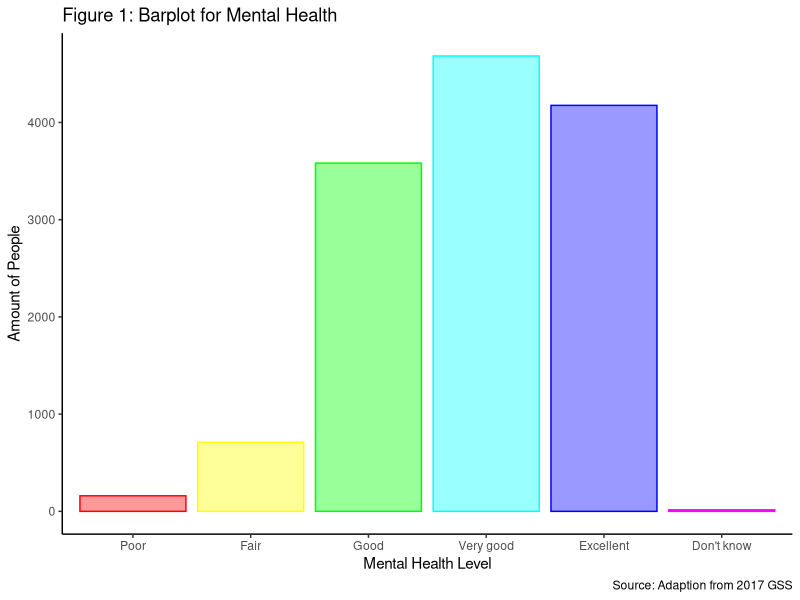
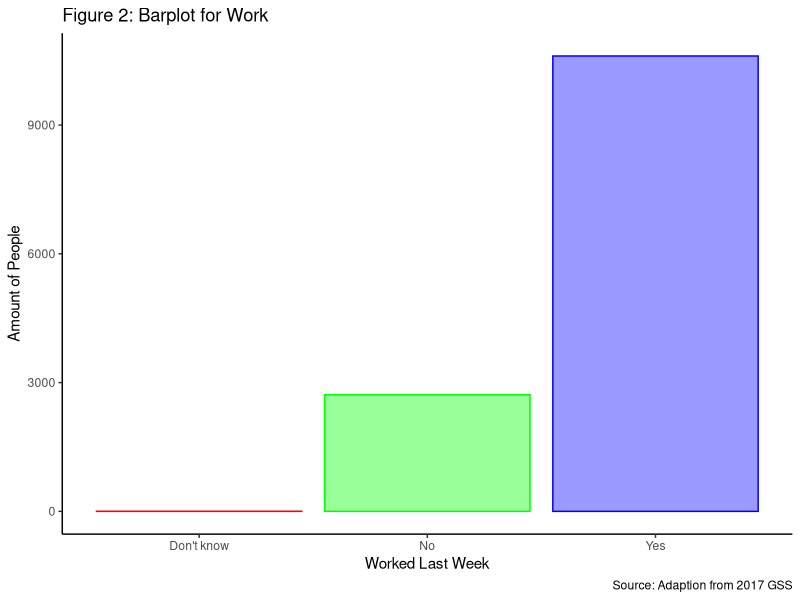
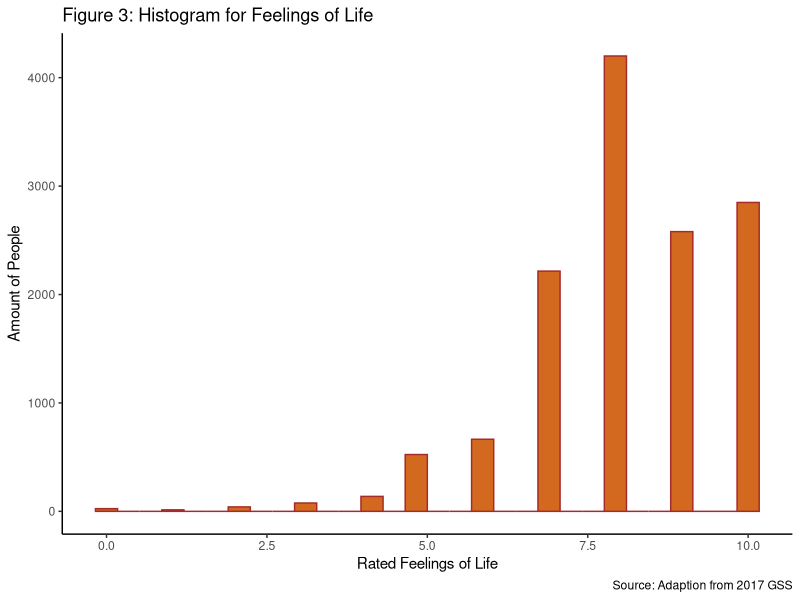
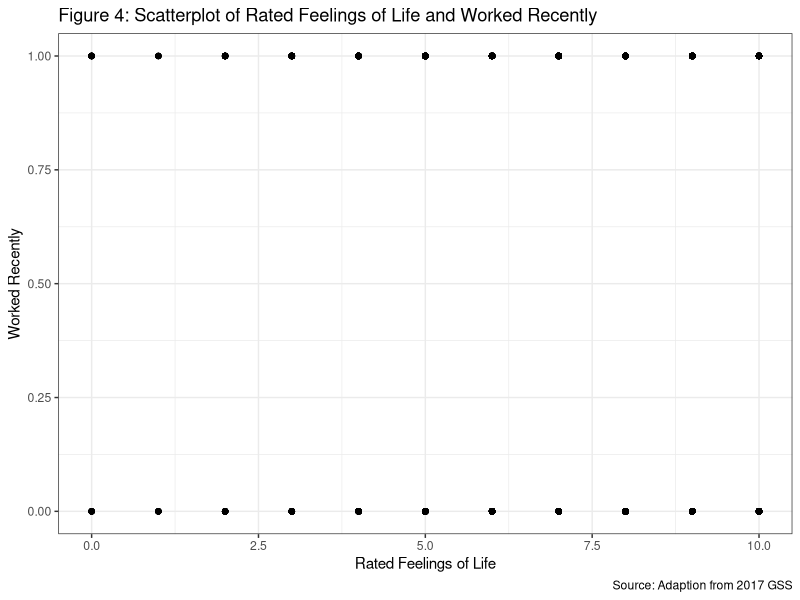
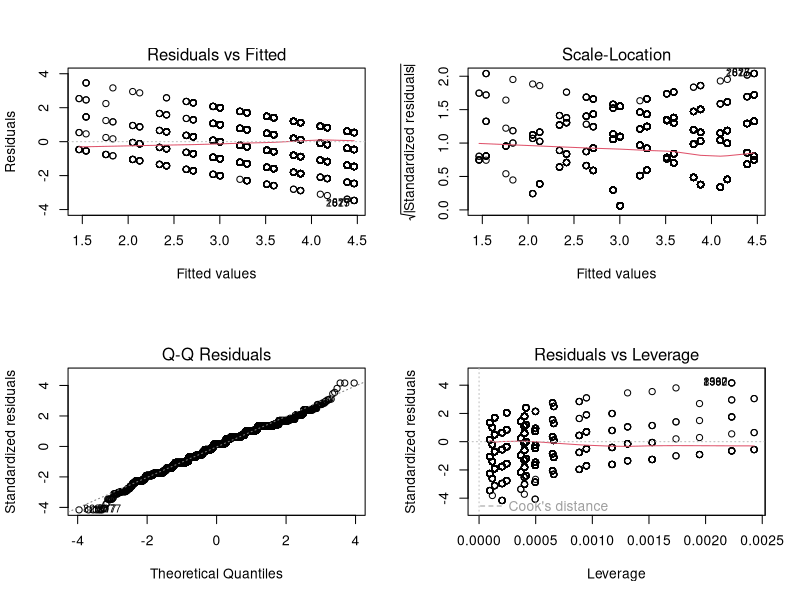

The R source for these figures, in order:
## ---- chunk 1
##Set up library
knitr::opts_chunk$set(echo = FALSE)
library(tidyverse)
library(knitr)

## ---- chunk 2

## Filter the variables we want to use from gss.
##target_data <- gss %>%
  
##select(feelings_life,self_rated_mental_health,worked_last_week)

## Filter out NAs
##clean <- target_data %>%
  ##filter(!is.na(feelings_life)) %>%
  ##filter(!is.na(self_rated_mental_health)) %>%
  ##filter(!is.na(worked_last_week))
##write_csv(clean, "target_nona.csv")

#import data
library(readr)
clean <- read_csv("target_nona.csv")
## ---- chunk 3
#create tables for selected data
selected_table <- data.frame(var = c('feelings_life', 'self_rated_mental_health', 'worked_last_week'), describ = c('Feelings about life as a whole', 'Self rated mental health', 'Worked as a job or business last week'))
colnames(selected_table) <- c("Variables", "Description")
kable(selected_table, caption="Table1: Variables in the Dataset used for the Model")
## ---- chunk 4
#create colors for categorical variable, self_rated_mental_health
c <- rainbow(6)
c1 <- rainbow(6, alpha=0.4)
##Relevel the labels to gain a better view
clean$self_rated_mental_health <- factor(clean$self_rated_mental_health,levels = c("Poor", "Fair", "Good", "Very good", "Excellent","Don't know"))
#draw bar plot shows distribution of self_rated_mental_health
mental_plot <- 
  clean %>%
  ggplot(aes(x = self_rated_mental_health)) + 
  geom_bar(col=c, fill= c1) +
  labs(x = "Mental Health Level", 
       y = "Amount of People",
       title = "Figure 1: Barplot for Mental Health",
       caption = "Source: Adaption from 2017 GSS") +
  theme_classic()
mental_plot

## ---- chunk 5
#create colors for categorical variable, worked_last_week
c3 <- rainbow(3)
c4 <- rainbow(3, alpha=0.4)

#draw pie plot shows distribution of worked_last_week
work_plot <- 
  clean %>%
  ggplot(aes(x = worked_last_week)) + 
  geom_bar(col=c3, fill= c4) +
  labs(x = "Worked Last Week", 
       y = "Amount of People",
       title = "Figure 2: Barplot for Work",
       caption = "Source: Adaption from 2017 GSS") +
  theme_classic()
work_plot

## ---- chunk 6
#draw histogram shows distribution of numerical variable, feelings_life
feeling_plot <-
  clean %>%
  ggplot(aes(x = feelings_life)) +
  geom_histogram(col="brown", fill="chocolate") +
  labs(x = "Rated Feelings of Life", 
       y = "Amount of People",
       title = "Figure 3: Histogram for Feelings of Life",
       caption = "Source: Adaption from 2017 GSS") +
  theme_classic()
feeling_plot  

## ---- chunk 7
#create a dummy variable for worked_last_week and recode self_rated_mental_health into ranks
clean <- mutate(clean, worked_recently = ifelse(worked_last_week == "Yes", 1, 0))
clean <- mutate(clean, self_rated_mental_health = factor(self_rated_mental_health))
clean <- clean %>% 
  mutate(mental_levels = case_when(self_rated_mental_health == 'Excellent' ~ '5',
                                           self_rated_mental_health == 'Very good'~ '4',
                                           self_rated_mental_health == 'Good'~ '3',
                                          self_rated_mental_health == 'Fair' ~ '2',
                                           self_rated_mental_health == 'Poor'~ '1'))
clean <- clean %>%
  filter(!is.na(mental_levels))


## ---- chunk 8
#draw scatterplot of worked_recently and feelings_life
work_mental_scatterplot <-
    clean %>%
  ggplot(aes(x = feelings_life, y = worked_recently)) +
  geom_point() +
  labs(x= "Rated Feelings of Life", y = "Worked Recently",
       title = "Figure 4: Scatterplot of Rated Feelings of Life and Worked Recently",
       caption = "Source: Adaption from 2017 GSS") +
  theme_bw()
work_mental_scatterplot

## ---- chunk 9
## MLR model, using worked_recently and feelings_life to predict mental_levels.
mod2 <- lm(mental_levels ~ worked_recently + feelings_life,data=clean)
summary(mod2)

 ## Model’s R square 
R2 <- data.frame(summary(lm(mental_levels ~ worked_recently + feelings_life,data=clean))$r.squared )

## Independent variable’s R square
R2_independent <- data.frame(summary(lm(feelings_life ~ worked_recently,data=clean))$r.squared )

##Diagnostic Plots
layout(matrix(c(1,2,3,4),2,2)) 
plot(mod2)
##Assign dummy variable to mental_levels
clean$mental_levels <- as.integer(clean$mental_levels != "Poor")

##Alternative GLM model, predict mental_levels by feelings_life and worked_recently demonstrate correlation and interaction between them. 
mod3 <-glm(mental_levels ~ worked_recently*feelings_life, data=clean)
summary(mod3)

